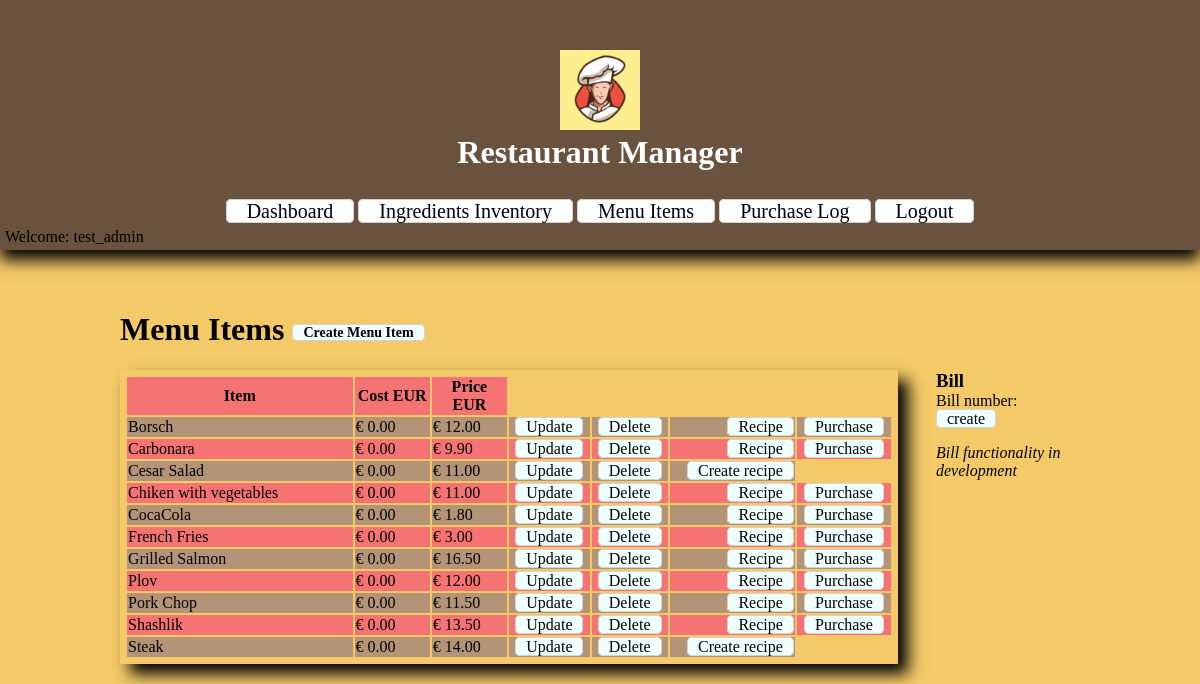
The app's page /menu_items/ (signed in) with its own data.
### restaurantManager/models.py (models this page shows, shortened)
class MenuItem(models.Model):
    name = models.CharField(unique = True, max_length=30)
    price = models.FloatField(default=0)
    cost = models.FloatField(default=0)
    class Meta:
        ordering = ['name']

### restaurantManager/views.py (the view)
# urls.py: path('menu_items/', views.MenuItemsView.as_view(), name='menu_items'),
class MenuItemsView(LoginRequiredMixin, ListView):
    model = MenuItem
    def get_context_data(self):
        context = super().get_context_data()
        global MENU_ITEMS
        MENU_ITEMS = MenuItem.objects.all()
        context['recipes'] = RecipeReq.objects.values_list('menu_item', flat=True)
        context['menu_items'] = MENU_ITEMS
        return context
    template_name = "restaurantManager/menu_items.html"

### restaurantManager/templates/restaurantManager/menu_items.html (shortened to what this page needs)
{% extends 'base.html' %}
{% load static %}
{% block content %}
    <h1>Menu Items <a style="font-size: 14px; vertical-align: middle;" href="{% url 'create_menu_item' %}">Create Menu Item</a></h1>
    <div class="table-box" style="display: inline-block;">
        <table class="list">
            <tr>
                <th>Item</th>
                <th>Cost EUR</th>
                <th>Price EUR</th>
            </tr>
            {% for item in menu_items %}
                <tr>
                    <td style="width: 30%;">{{ item.name }}</td>
                    <td style="width: 10%">€ {{ item.cost|floatformat:2 }}</td>
                    <td style="width: 10%;">€ {{ item.price|floatformat:2 }}</td>
                    <td style="text-align: center;"><a href="{% url 'update_menu_item' item.pk %}">Update</a></td>
                    <td style="text-align: center;"><a href="{% url 'delete_menu_item' item.pk %}">Delete</a></td>
                    {% if item.pk in recipes %}
                        <td style="text-align: right;"><a href="{% url 'create_recipe_req' item.pk %}">Recipe</a></td>
                        <td style="text-align: center;"><a href="{% url 'create_purchase' item.pk %}">Purchase</a></td>
                    {% else %}
                        <td style="text-align: right;"><a href="{% url 'create_recipe_req' item.pk %}">Create recipe</a></td>
                    {% endif %}
                </tr>
            {% endfor %}
        </table>
    </div>
    <div style="float: right; width: 15%; padding: 0; margin: 0 0;">
        <h3 style="padding: 0; margin: 0;">Bill</h3>
        <p style="padding: 0; margin: 0;">Bill number: <a href="">create</a></p>
        <p><i>Bill functionality in development</i></p>
    </div>
{% endblock %}

### restaurantManager/templates/base.html (shortened to what this page needs)
{% load static %}
<!DOCTYPE html>
<html>
    <head>
        <link rel="stylesheet" type="text/css" href="{% static 'restaurantManager/style.css' %}" />
    </head>
    <body>
        <header style="box-shadow: 0px 10px 15px black;">
            <div class="logo">
                <img src="{% static 'restaurantManager/logo.png' %}" alt="Logo" width="80px" />
                <h1 style="color: white;">Restaurant Manager</h1>
            </div>
            <nav class="navbar">
                <a class="nav-item" href="{% url 'home' %}">Dashboard</a>
                <a class="nav-item" href="{% url 'ingredients' %}">Ingredients Inventory</a>
                <a class="nav-item" href="{% url 'menu_items' %}">Menu Items</a>
                <a class="nav-item" href="{% url 'purchases' %}">Purchase Log</a>
                {% if user.is_authenticated %}
                    <a class="nav-item" href="{% url 'logout' %}">Logout</a>
            </nav>
            <p style="margin: 5px 5px">Welcome: {{ user.get_username }}</p>
            {% endif %}
        </header>
        <main>
        {% block content %}
        {% endblock %}
        </main>
    </body>
</html>

### restaurantManager/static/restaurantManager/style.css (style rules this page uses)
html { width: 100vw; overflow-x: hidden; }
body { background-color: rgb(244, 202, 104); margin: 0; }
header { background-color: rgb(106, 83, 62); height: 150px; width: 100%; padding: 50px 0 50px 0; box-shadow: 5px 0px 3px black; }
.logo { display: block; width: 300px; height: 100px; margin: auto; text-align: center; }
.logo h1 { margin: 0 0; }
.navbar { width: auto; margin: 0 0; margin-top: 50px; background-color: rgb(106, 83, 62); text-align: center; }
a:link { text-decoration: none; color: black; background-color: azure; border: 1px solid lightgrey; border-radius: 5px; padding: 0 10px; }
.navbar a { text-decoration: none; padding: 0 20px; color: blueviolet; font-size: 20px; }
a.nav-item { background-color: white; color: black; }
.table-box { width: 80%; min-width: 520px; padding: 5px 5px; margin: auto; box-shadow: 10px 10px 15px black; }
main { padding: 40px 10%; }
.list { width: 100%; margin: auto; height: auto; }
.list tr:nth-child(even) { background-color:rgb(179, 148, 118); }
.list tr:nth-child(odd) { background-color:rgb(246, 115, 115); }

### records on screen
MenuItem: name "Borsch", cost "0.00", price "12.00", shows "Recipe"
MenuItem: name "Carbonara", cost "0.00", price "9.90", shows "Recipe"
MenuItem: name "Cesar Salad", cost "0.00", price "11.00", shows "Create recipe"
MenuItem: name "Chiken with vegetables", cost "0.00", price "11.00", shows "Recipe"
MenuItem: name "CocaCola", cost "0.00", price "1.80", shows "Recipe"
MenuItem: name "French Fries", cost "0.00", price "3.00", shows "Recipe"
MenuItem: name "Grilled Salmon", cost "0.00", price "16.50", shows "Recipe"
MenuItem: name "Plov", cost "0.00", price "12.00", shows "Recipe"
MenuItem: name "Pork Chop", cost "0.00", price "11.50", shows "Recipe"
MenuItem: name "Shashlik", cost "0.00", price "13.50", shows "Recipe"
MenuItem: name "Steak", cost "0.00", price "14.00", shows "Create recipe"

### other values on screen
{{ user.get_username }} "test_admin"
